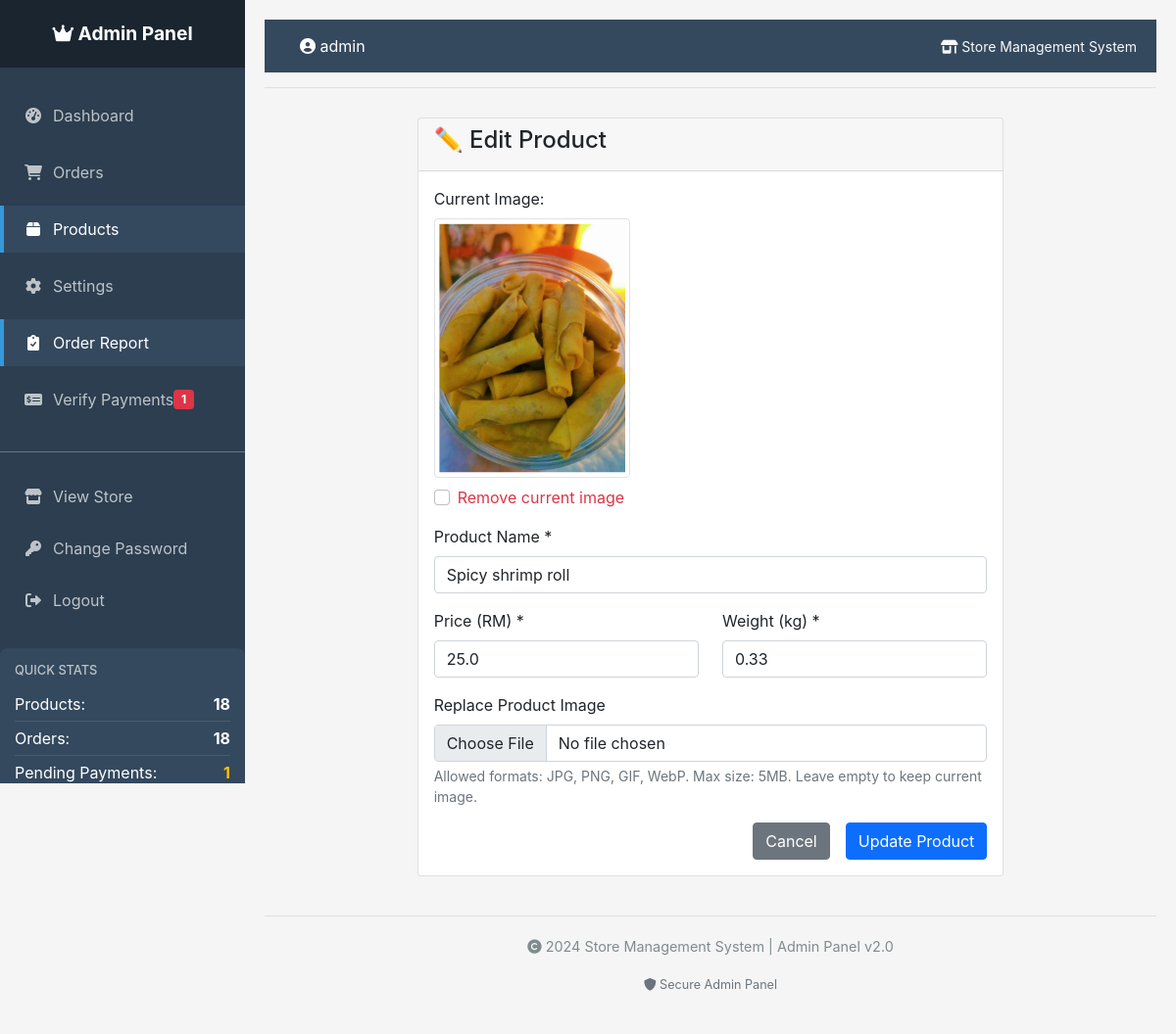
Page /admin/products/edit/23 (signed in) on the earlier database version.
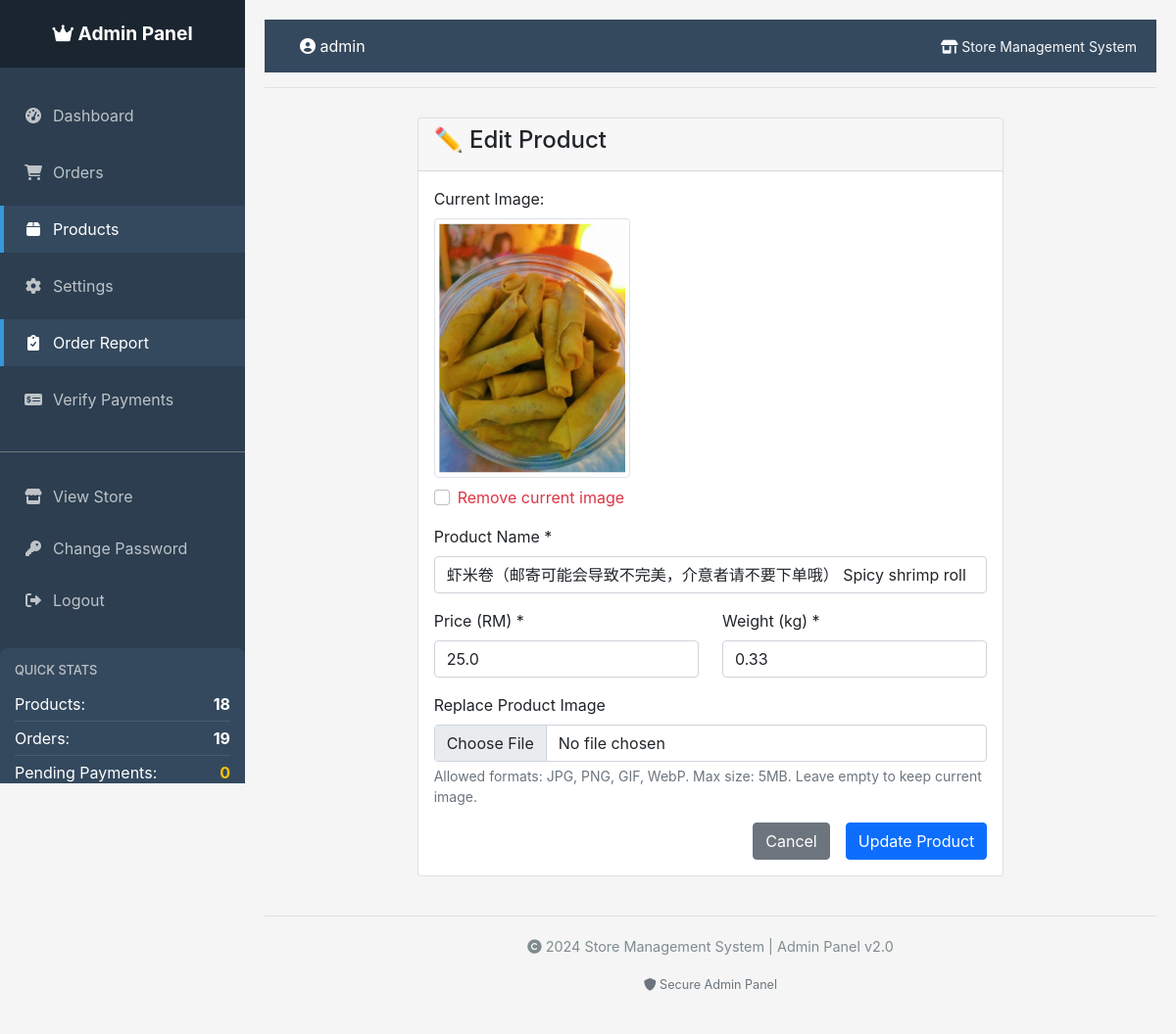
Same page on the later database version.
### tables this page shows
CREATE TABLE products (
            id INTEGER PRIMARY KEY AUTOINCREMENT,
            name TEXT NOT NULL,
            price REAL NOT NULL,
            weight REAL NOT NULL,
            created_at TIMESTAMP DEFAULT CURRENT_TIMESTAMP
        , image_url TEXT);

### app.py (the view, shortened to what this page needs)
@app.route('/admin/products/edit/<int:id>', methods=['GET', 'POST'])
@admin_required
def edit_product(id):
    product = g.conn.execute('SELECT * FROM products WHERE id = ?', (id,)).fetchone()
    if not product:
        return redirect(url_for('admin_products'))
    return render_template('edit_product.html', product=product)

### app.py (called while the page is built)
def get_db_connection():
    conn = sqlite3.connect(app.config['DATABASE'])
    conn.row_factory = sqlite3.Row
    return conn

@app.before_request
def before_request():
    g.conn = get_db_connection()

@app.teardown_request
def teardown_request(exception):
    if hasattr(g, 'conn'):
        g.conn.close()

def admin_required(f):
    @wraps(f)
    def decorated_function(*args, **kwargs):
        if 'admin_logged_in' not in session:
            return redirect(url_for('admin_login'))
        return f(*args, **kwargs)
    return decorated_function

@app.context_processor
def inject_pending_payments():
    if hasattr(g, 'conn'):
        pending_count = g.conn.execute(
            'SELECT COUNT(*) FROM orders WHERE payment_status = "pending_verification"'
        ).fetchone()[0]
        return dict(pending_payments=pending_count)
    return dict(pending_payments=0)

### templates/edit_product.html (shortened to what this page needs)
{% extends "admin_base.html" %}
{% block content %}
<div class="row justify-content-center">
    <div class="col-md-8">
        <div class="card">
            <div class="card-header">
                <h4>✏️ Edit Product</h4>
            </div>
            <div class="card-body">
                <form method="POST" enctype="multipart/form-data">
                    {% if product.image_url %}
                    <div class="mb-3">
                        <label class="form-label">Current Image:</label>
                        <div>
                            <img src="{{ url_for('static', filename='product_images/' + product.image_url) }}"
                                 alt="{{ product.name }}"
                                 class="img-thumbnail mb-2"
                                 style="max-width: 200px;">
                            <div class="form-check">
                                <input class="form-check-input" type="checkbox"
                                       id="remove_image" name="remove_image">
                                <label class="form-check-label text-danger" for="remove_image">
                                    Remove current image
                                </label>
                            </div>
                        </div>
                    </div>
                    {% endif %}
                    <div class="mb-3">
                        <label for="name" class="form-label">Product Name *</label>
                        <input type="text" class="form-control" id="name"
                               name="name" value="{{ product.name }}" required>
                    </div>
                    <div class="row">
                        <div class="col-md-6 mb-3">
                            <label for="price" class="form-label">Price (RM) *</label>
                            <input type="number" step="0.01" class="form-control"
                                   id="price" name="price" value="{{ product.price }}"
                                   required min="0.01">
                        </div>
                        <div class="col-md-6 mb-3">
                            <label for="weight" class="form-label">Weight (kg) *</label>
                            <input type="number" step="0.01" class="form-control"
                                   id="weight" name="weight" value="{{ product.weight }}"
                                   required min="0.01">
                        </div>
                    </div>
                    <div class="mb-3">
                        <label for="image" class="form-label">
                            {% if product.image_url %}
                            Replace Product Image
                            {% else %}
                            Add Product Image (Optional)
                            {% endif %}
                        </label>
                        <input type="file" class="form-control" id="image"
                               name="image" accept=".jpg,.jpeg,.png,.gif,.webp">
                        <div class="form-text">
                            Allowed formats: JPG, PNG, GIF, WebP. Max size: 5MB.
                            {% if product.image_url %}
                            Leave empty to keep current image.
                            {% endif %}
                        </div>
                    </div>
                    <div class="d-grid gap-2 d-md-flex justify-content-md-end">
                        <a href="{{ url_for('admin_products') }}" class="btn btn-secondary me-md-2">
                            Cancel
                        </a>
                        <button type="submit" class="btn btn-primary">
                            Update Product
                        </button>
                    </div>
                </form>
            </div>
        </div>
    </div>
</div>
{% endblock %}

Differences in the rows shown:
changed products: name "Spicy shrimp roll" → "虾米卷（邮寄可能会导致不完美，介意者请不要下单哦） Spicy shrimp roll"
Other differences:
{{ order_stats['order_count'] if order_stats else 0 }}: "18" → "19"
{{ pending_stats['pending_count'] if pending_stats else 0 }}: "1" → "0"
{{ pending_payments }}: "1" → (not shown)
